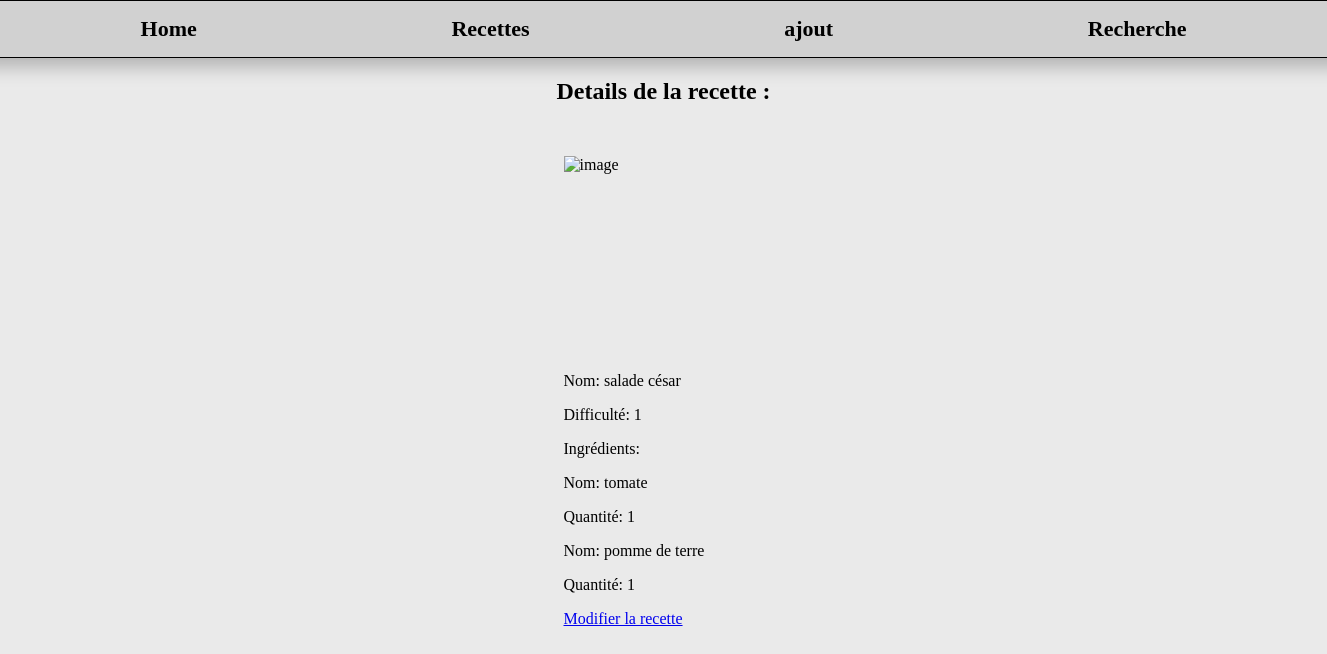
Screenshot of /src/component/detailsRecette.php?id=54 with the database file from the repository.
### tables this page shows
CREATE TABLE `recettes` (
  `id` int(11) NOT NULL AUTO_INCREMENT,
  `nom_recette` varchar(255) NOT NULL,
  `instruction` text NOT NULL,
  `temps_preparation` int(11) NOT NULL,
  `temps_cuisson` int(11) NOT NULL,
  `difficulte` int(11) NOT NULL,
  `categories_id` int(11) NOT NULL,
  PRIMARY KEY (`id`)
);

CREATE TABLE `ingredients` (
  `ingredient_id` int(11) NOT NULL AUTO_INCREMENT,
  `nom_ingredient` varchar(255) DEFAULT NULL,
  `unite_mesure` varchar(50) DEFAULT NULL,
  PRIMARY KEY (`ingredient_id`)
);

### src/recette/RecetteDAO.php (called while the page is built, shortened)
<?php
require_once 'Recette.php';
class RecetteDAO{
    private $pdo;
    public function __construct($pdo){
        $this->pdo = $pdo;
    }
    public function getRecetteById($id){
        $stmt = $this->pdo->prepare("SELECT * FROM recettes WHERE id = :id");
        $stmt->execute(['id' => $id]);
        $result = $stmt->fetch(PDO::FETCH_ASSOC);
        $ingredients = $this->getIngredientsRecette($id);
        $ingredientIds = [];
        foreach ($ingredients as $ingredient) {
            $ingredientIds[] = $ingredient['id'];
        }
        $recette = new Recette(
            $result['id'],
            $result['nom_recette'],
            $result['instruction'],
            $result['temps_preparation'],
            $result['temps_cuisson'],
            $result['difficulte'],
            $result['categories_id'],
            $ingredientIds
        );
        return $recette;
    }
    public function getIngredientsRecette($id)
    {
        $stmt = $this->pdo->prepare("SELECT * FROM recette_ingredients WHERE recette_id = :id");
        $stmt->execute(['id' => $id]);
        $result = $stmt->fetchAll(PDO::FETCH_ASSOC);
        $ingredients = [];
        foreach ($result as $row) {
            $ingredient = ['id' => $row['ingredient_id'], 'quantite' => $row['Quantite'], 'recette_id'=> $row['recette_id']];
            array_push($ingredients, $ingredient);
        }
        return $ingredients;
    }
}
?>

### src/recette/Recette.php (called while the page is built, shortened)
<?php
class Recette{
    private $id;
    private $nom_recette;
    private $difficulte;
    private $categorie_id;
    public function __construct($id, $nom_recette, $instruction, $temps_preparation, $temps_cuisson, $difficulte, $categorie_id, $ingredients){
        $this->id = $id;
        $this->nom_recette = $nom_recette;
        $this->difficulte = $difficulte;
        $this->categorie_id = $categorie_id;
    }
    public function getId(){
        return $this->id;
    }
    public function getNomRecette(){
        return $this->nom_recette;
    }
    public function getDifficulte(){
        return $this->difficulte;
    }
    public function getCategorieId(){
        return $this->categorie_id;
    }
}
?>

### src/ingredient/IngredientDAO.php (called while the page is built, shortened)
<?php
require_once('Ingredient.php');
class IngredientDAO{
    private $db;
    public function __construct($db){
        $this->db = $db;
    }
    public function getIngredientsById($id){
        $sql = "SELECT * FROM ingredients WHERE ingredient_id = :id";
        $stmt = $this->db->prepare($sql);
        $stmt->bindParam(':id', $id);
        $stmt->execute();
        $result = $stmt->fetch(PDO::FETCH_ASSOC);
        $ingredient = new Ingredient($result['ingredient_id'], $result['nom_ingredient'], $result['unite_mesure']);
        return $ingredient;
    }
}
?>

### src/ingredient/Ingredient.php (called while the page is built, shortened)
<?php
class Ingredient{
    private $nom_ingredient;
    public function __construct($ingredient_id, $nom_ingredient, $unite_mesure){
        $this->nom_ingredient = $nom_ingredient;
    }
    public function getNomIngredient(){
        return $this->nom_ingredient;
    }
}
?>

### src/component/detailsRecette.php (the view, shortened to what this page needs)
<?php
require_once '../recette/RecetteDAO.php';
require_once '../ingredient/IngredientDAO.php';
global $bdd;
$recetteDAO = new RecetteDAO($bdd);
$ingredientDAO = new IngredientDAO($bdd);
function details($recetteDAO){
    if (isset($_GET['id'])) {
        $id = $_GET['id'];
        $id = intval($id);
        $recette = $recetteDAO->getRecetteById($id);
        return $recette;
    }
}
$recette = details($recetteDAO);
$ingredients = $recetteDAO->getIngredientsRecette($recette->getId());
function getImageForCategory($categoryId) {
    $categoryImages = array(
        2 => 'https://img.freepik.com/photos-gratuite/pates-penne-sauce-tomate-au-poulet-tomates-table-bois_2829-19744.jpg?size=626&ext=jpg&ga=GA1.1.1607612590.1695717085&semt=ais',
        3 => 'https://img.freepik.com/photos-gratuite/femme-mange-gateau-cacao-couches-creme-blanche-morceaux-chocolat_141793-2217.jpg?size=626&ext=jpg&ga=GA1.1.1607612590.1695717085&semt=ais',
        6 => 'https://img.freepik.com/photos-premium/antipasto-espagnol-classique-pintxos-tapas-aux-crevettes-camembert-saumon-jambon-dans-assiette-blanche-mise-au-point-selective_207126-4362.jpg?size=626&ext=jpg&ga=GA1.1.1607612590.1695717085&semt=ais',
        10 => 'https://img.freepik.com/photos-gratuite/serveur-met-pailles-plastique-dans-cocktail-sangria-dans-verre_140725-1476.jpg?size=626&ext=jpg&ga=GA1.1.1607612590.1695717085&semt=ais',
        12 => 'https://img.freepik.com/photos-gratuite/assiette-crevettes-garnie-epinards-farcis-pain-sauce-carottes-rapees_141793-2275.jpg?size=626&ext=jpg&ga=GA1.1.1607612590.1695717085&semt=ais',
    );
    return isset($categoryImages[$categoryId]) ? $categoryImages[$categoryId] : 'default_image.jpg';
}
?>
<!DOCTYPE html>
<html lang="fr">
<head>
    <link rel="stylesheet" href="../../Css/index.css">
</head>
<body>
<header>
        <a href="../../index.php">Home</a>
        <a href="displayRecette.php">Recettes</a>
        <a href="ajout.php">ajout</a>
        <a href="shearchBar.php">Recherche</a>
    </header>
    <?php if (!empty($recette)): ?>
        <h2>Details de la recette :</h2>
        <ul>
            <li>
                <?php
                    $imagePath = getImageForCategory($recette->getCategorieId());
                ?>
                <div class="shearch-image-recette"><img src="<?php echo $imagePath; ?>" alt="image"></div>
                <p>Nom: <?php echo $recette->getNomRecette(); ?></p>
                <p>Difficulté: <?php echo $recette->getDifficulte(); ?></p>
                <p>Ingrédients:</p>
                <ul>
                    <?php foreach ($ingredients as $ingredient): ?>
                        <?php
                        $id = $ingredient['id'];
                        $id = intval($id);
                        $getIngredient = $ingredientDAO->getIngredientsById($id);
                        ?>
                        <li>
                            <p>Nom: <?php echo $getIngredient->getNomIngredient(); ?></p>
                            <p>Quantité: <?php echo $ingredient['quantite']; ?></p>
                        </li>
                    <?php endforeach; ?>
                </ul>
                <a href="updateRecette.php?id=<?php echo $recette->getId(); ?>">Modifier la recette</a>
            </li>
        </ul>
    <?php else: ?>
        <p>Aucune recette trouvée.</p>
    <?php endif; ?>
</body>
</html>

### Css/index.css (style rules this page uses)
body { margin: 0; padding: 0; display: flex; flex-direction: column; justify-content: center; align-items: center; overflow-x: hidden; background-color: #eaeaea; }
header { border: 1px solid black; height: 3.5em; width: 98%; display: flex; justify-content: space-around; align-items: center; padding: 0 8em; box-shadow: 2px 4px 18px 5px rgba(0, 0, 0, 0.242); background-color: rgba(0, 0, 0, 0.104); }
header a { text-decoration: none; color: rgb(0, 0, 0); font-size: 22px; font-weight: bold; transition: all 0.5s ease-in-out; }
ul { list-style-type: none; padding: 0; }
.shearch-image-recette { width: 200px; height: 200px; overflow: hidden; position: relative; margin: 15px 0; }
.shearch-image-recette img { width: 100%; height: 100%; object-fit: cover; display: block; }

### rows the page displays
recettes: nom_recette "salade césar", difficulte "1"
ingredients: nom_ingredient "tomate", quantite "1"
ingredients: nom_ingredient "pomme de terre", quantite "1"
